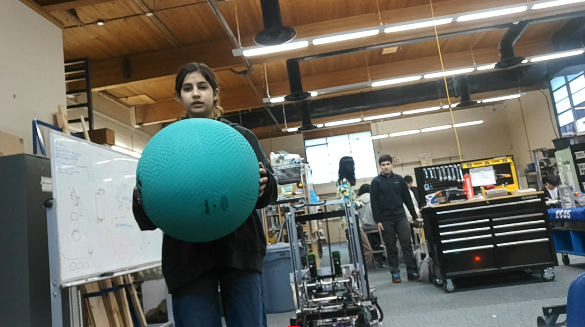
#> input picture opencv/images/AlgaeDetection-5.png, 585 x 327 px, given in place of the camera
$ python CombinedCircle_Webcam.py
#> lines starting #> are read from the running program, lines starting #| are printed output that depends on the picture; after the words box and inside, x2 and y2 are one past the last pixel; in counts of white or black regions, pixels touching at a corner belong together
# For usage with computer webcam
import cv2
import numpy as np
import time

cam = cv2.VideoCapture(0)
while True:
    start = time.perf_counter()
    ret, frame = cam.read()
#> frame is the input picture: shape (327, 585, 3); mean B, G, R 98.9, 107.2, 105.7

    hsv = cv2.cvtColor(frame, cv2.COLOR_BGR2HSV)
#> hsv: shape (327, 585, 3); mean H, S, V 55.7, 72.6, 118

    # Threshold of blue in HSV space
    lower_blue = np.array([60, 88, 18])
    upper_blue = np.array([93, 255, 255])

    # preparing the mask to overlay
    mask = cv2.inRange(hsv, lower_blue, upper_blue)
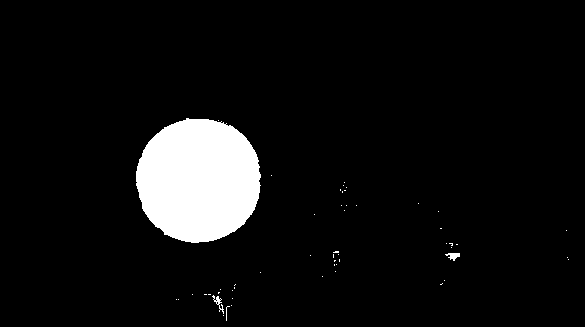
#> mask: shape (327, 585); 6.5% white; 53 white regions (50 under 20 px), largest, box (x1, y1, x2, y2) and area: (136, 118, 261, 243) 12267, (445, 253, 460, 261) 69, (212, 295, 224, 314) 66
    blurry_mask = cv2.GaussianBlur(mask, (21,21), 0)
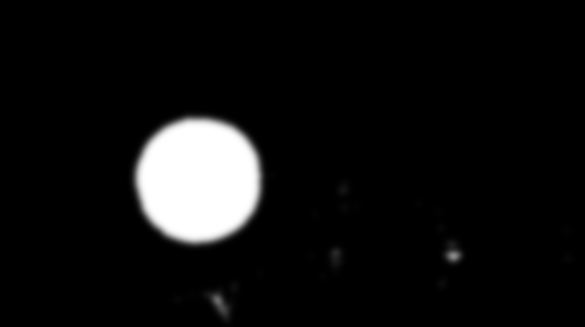
#> blurry_mask: shape (327, 585); min 0, max 255, mean 16.7

# Apply Hough transform on the blurred image.
    detected_circles = cv2.HoughCircles(blurry_mask,
                    cv2.HOUGH_GRADIENT, 1, 70, param1 = 260,
                param2 = 30, minRadius = 50, maxRadius = 280)
#> detected_circles = [[197.5, 180.5, 62.4]]

    # Draw circles that are detected and the frame rate.
    detections = {}

    if detected_circles is not None:
        # Convert the circle parameters a, b and r to integers.
        detected_circles = np.uint16(np.around(detected_circles))
#> detected_circles = [[198, 180, 62]]
        count = 0
        for pt in detected_circles[0, :]:
            cx, cy, r = pt[0], pt[1], pt[2]
            #detections.update()
            algae = {}
            algae["cx"] = int(cx)
            algae["cy"] = int(cy)
            algae["r"] = int(r)

            detections[f"algae{count}"] = algae
            count += 1
            # Draw the circumference of the circle.
            cv2.circle(frame, (cx, cy), r, (0, 255, 0), 2)
            cv2.circle(blurry_mask, (cx, cy), r, (0, 255, 255), 2)
            # Draw a small circle (of radius 1) to show the center.
            cv2.circle(frame, (cx, cy), 1, (0, 255, 0), 3)
            cv2.circle(blurry_mask, (cx, cy), 1, (0, 0, 255), 3)
#> this loop made 1 pass
#> (cx, cy, r, count) on pass 1: (198, 180, 62, 1)
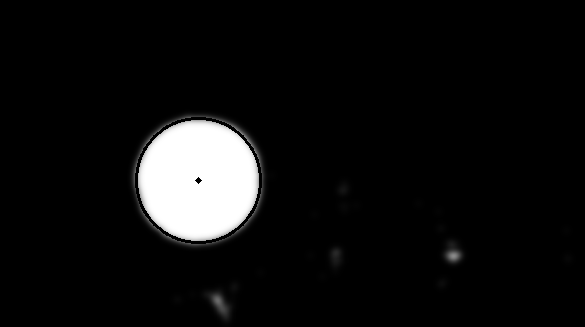
#> blurry_mask: shape (327, 585); 0.62% of pixels changed, all inside (x1, y1, x2, y2) = (135, 117, 262, 244)
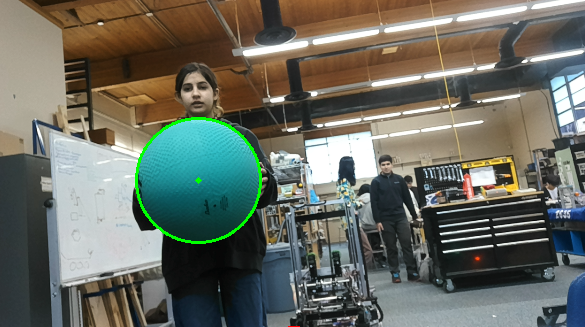
#> frame: shape (327, 585, 3); 0.62% of pixels changed, all inside (x1, y1, x2, y2) = (135, 117, 262, 244)
#> after the loop, count = 1; detections = 1 item

    #Draw the frame rate onto the frame
    end = time.perf_counter()
    fps = 1/(end-start)
    cv2.putText(blurry_mask, f"Frame Rate: {int(fps)}",(7,70), cv2.FONT_HERSHEY_SIMPLEX , 3, (255,255,255), 2, cv2.LINE_AA)
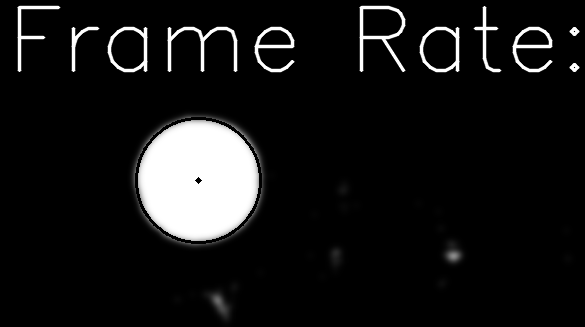
#> blurry_mask: shape (327, 585); 3.27% of pixels changed, all inside (x1, y1, x2, y2) = (17, 5, 580, 73)

    cv2.imshow("Full Color Detection", frame)
    cv2.imshow("Masked Detection", blurry_mask)
    time.sleep(0.002)
    print(detections)
#| {'algae0': {'cx': 198, 'cy': 180, 'r': 62}}
    if cv2.waitKey(1) == ord("q"):
#> (key q is pressed here)
        break

cv2.destroyAllWindows()
